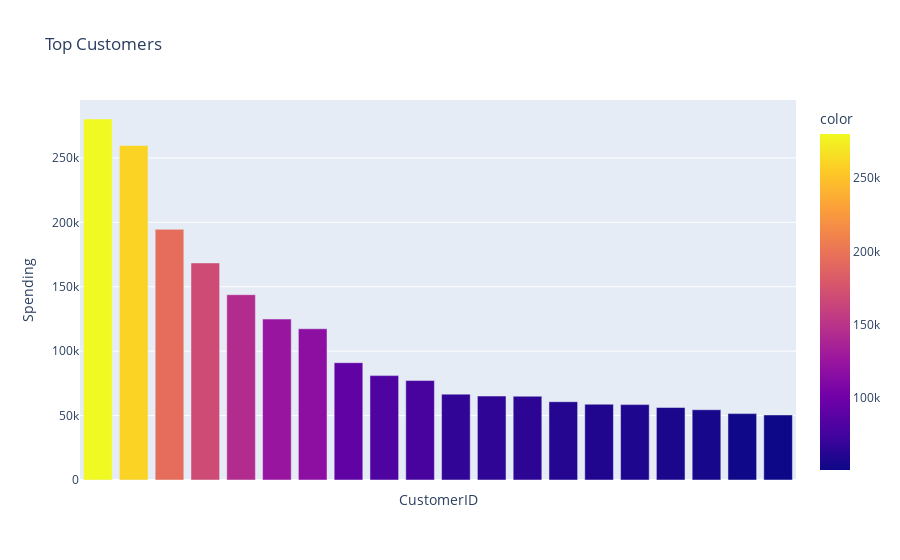

The code cell stored with this chart in its notebook:
### Code cell
# Display a bar plot using plotly showcasing the top 20 customers
customer_spendings_fig = px.bar(
    x=customer_spendings.head(20).index,
    y=customer_spendings.head(20).values,
    color=customer_spendings.head(20).values,
    labels = {'x': 'CustomerID', 'y': 'Spending'},
    title = 'Top Customers'
)

customer_spendings_fig.update_layout(xaxis=dict(showticklabels=False))
customer_spendings_fig.show()

### Figure 1 — Plotly figure (JSON) as saved in the notebook; plotly's stock layout.template omitted (floating-point values rounded to 4 significant figures)
{"data": [{"hovertemplate": "CustomerID=%{x}<br>Spending=%{y}<br>color=%{marker.color}<extra></extra>", "legendgroup": "", "marker": {"color": [280200.0, 259700.0, 194600.0, 168500.0, 143800.0, 124900.0, 117400.0, 91060.0, 81020.0, 77180.0, 66650.0, 65160.0, 65040.0, 60770.0, 58830.0, 58510.0, 56250.0, 54530.0, 51530.0, 50490.0], "coloraxis": "coloraxis", "pattern": {"shape": ""}}, "name": "", "orientation": "v", "showlegend": false, "textposition": "auto", "type": "bar", "x": ["14646.0", "18102.0", "17450.0", "16446.0", "14911.0", "12415.0", "14156.0", "17511.0", "16029.0", "12346.0", "16684.0", "14096.0", "13694.0", "15311.0", "13089.0", "17949.0", "15769.0", "15061.0", "14298.0", "14088.0"], "xaxis": "x", "y": [280200.0, 259700.0, 194600.0, 168500.0, 143800.0, 124900.0, 117400.0, 91060.0, 81020.0, 77180.0, 66650.0, 65160.0, 65040.0, 60770.0, 58830.0, 58510.0, 56250.0, 54530.0, 51530.0, 50490.0], "yaxis": "y"}], "layout": {"barmode": "relative", "coloraxis": {"colorbar": {"title": {"text": "color"}}, "colorscale": [[0, "#0d0887"], [0.1111, "#46039f"], [0.2222, "#7201a8"], [0.3333, "#9c179e"], [0.4444, "#bd3786"], [0.5556, "#d8576b"], [0.6667, "#ed7953"], [0.7778, "#fb9f3a"], [0.8889, "#fdca26"], [1, "#f0f921"]]}, "legend": {"tracegroupgap": 0}, "title": {"text": "Top Customers"}, "xaxis": {"anchor": "y", "domain": [0, 1], "showticklabels": false, "title": {"text": "CustomerID"}}, "yaxis": {"anchor": "x", "domain": [0, 1], "title": {"text": "Spending"}}}}
